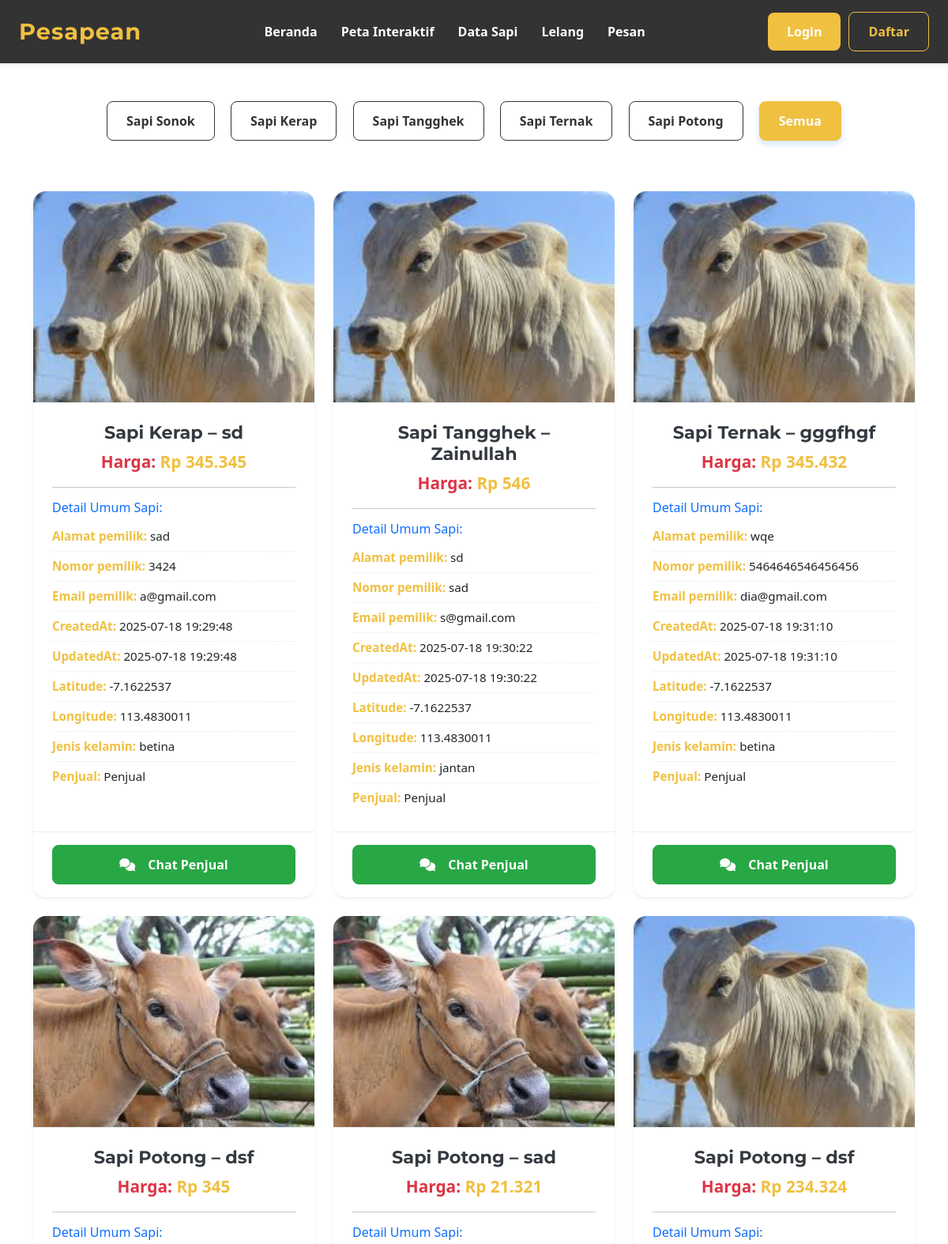
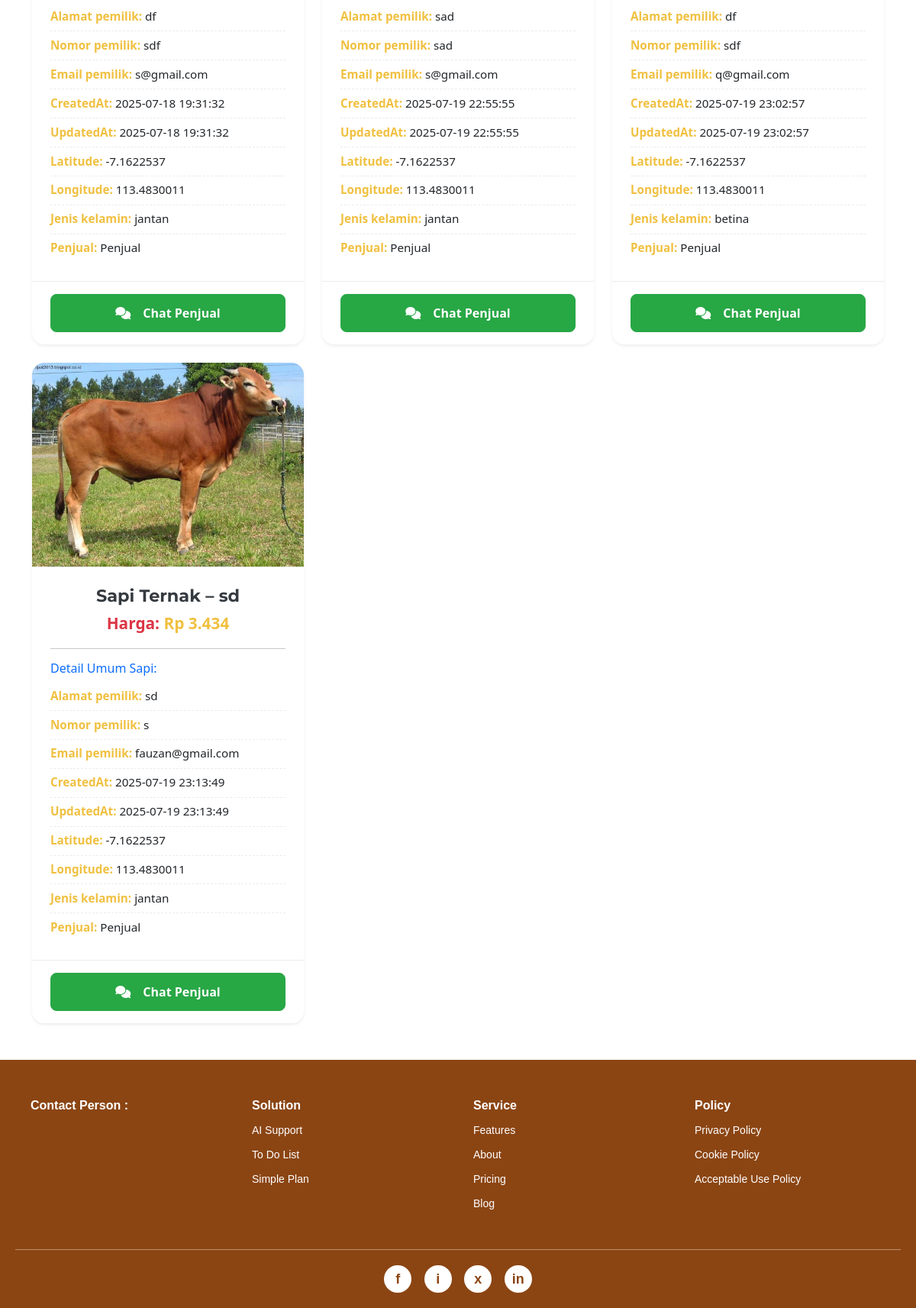
Before: /pembeli/data_sapi.php with the older database file (2 pictures, top to bottom).
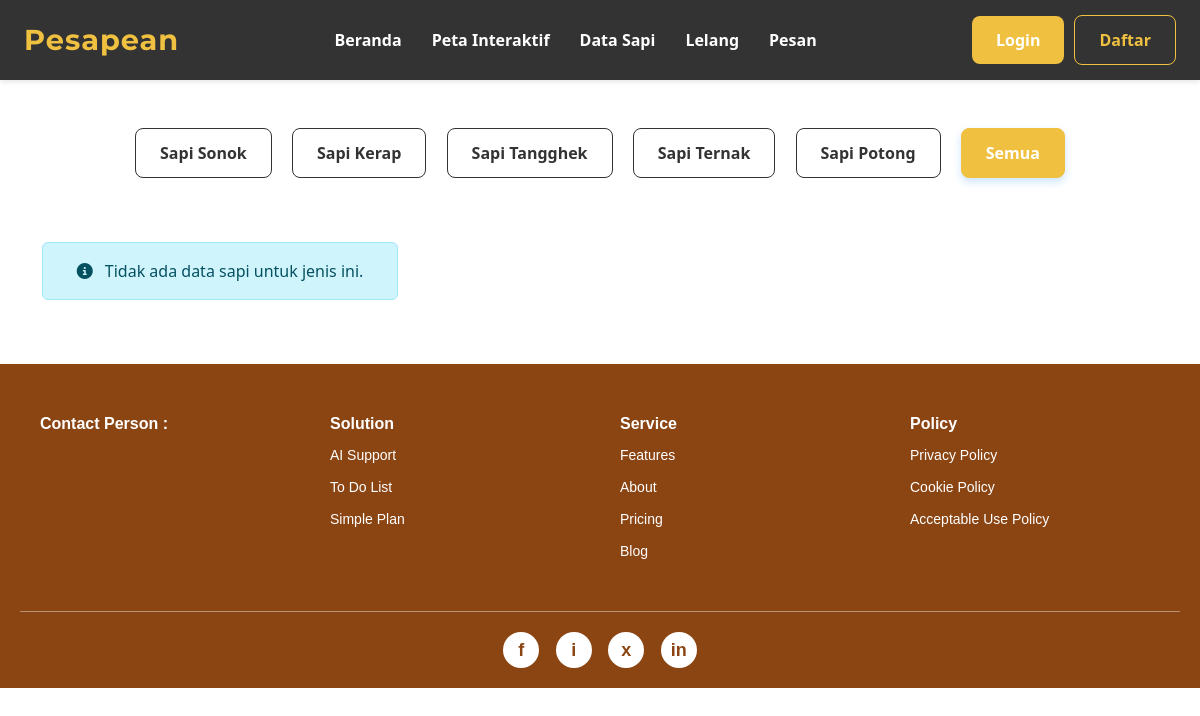
After: the same page with the newer database file.
### tables this page shows
CREATE TABLE `data_sapi` (
  `id_sapi` int(11) NOT NULL,
  `id_macamSapi` int(11) DEFAULT NULL,
  `foto_sapi` varchar(255) DEFAULT NULL,
  `harga_sapi` int(11) DEFAULT NULL,
  `nama_pemilik` varchar(100) DEFAULT NULL,
  `alamat_pemilik` varchar(255) DEFAULT NULL,
  `nomor_pemilik` varchar(20) DEFAULT NULL,
  `email_pemilik` varchar(100) DEFAULT NULL,
  `createdAt` datetime DEFAULT NULL,
  `updatedAt` datetime DEFAULT NULL,
  `latitude` varchar(50) DEFAULT NULL,
  `longitude` varchar(50) DEFAULT NULL,
  `jenis_kelamin` enum('jantan','betina') DEFAULT NULL,
  `id_user_penjual` int(11) DEFAULT NULL
);

CREATE TABLE `macamsapi` (
  `id_macamSapi` int(11) NOT NULL,
  `name` varchar(100) DEFAULT NULL
);

CREATE TABLE `users` (
  `id_user` int(11) NOT NULL,
  `username` varchar(50) DEFAULT NULL,
  `email` varchar(100) DEFAULT NULL,
  `password` varchar(100) DEFAULT NULL,
  `createdAt` datetime DEFAULT NULL,
  `updateAt` datetime DEFAULT NULL,
  `id_role` int(11) DEFAULT NULL
);

### pembeli/data_sapi.php (the view, shortened to what the changed rows need)
<?php
include '../koneksi.php';
$jenis_filter = isset($_GET['jenis']) ? $_GET['jenis'] : 'all';
$jenis_map = [
    'sonok' => 1,
    'kerap' => 2,
    'tangghek' => 3,
    'ternak' => 4,
    'potong' => 5,
];
$query = "SELECT ds.*, ms.name AS jenis_sapi, u.username AS username_penjual FROM data_sapi ds
          LEFT JOIN macamSapi ms ON ds.id_macamSapi = ms.id_macamSapi
          LEFT JOIN users u ON ds.id_user_penjual = u.id_user";
if ($jenis_filter != 'all' && isset($jenis_map[$jenis_filter])) {
    $id_m = $jenis_map[$jenis_filter];
    $stmt = mysqli_prepare($koneksi, $query . " WHERE ds.id_macamSapi = ?");
    mysqli_stmt_bind_param($stmt, "i", $id_m);
    mysqli_stmt_execute($stmt);
    $result = mysqli_stmt_get_result($stmt);
} else {
    $result = mysqli_query($koneksi, $query);
}
?>
<!DOCTYPE html>
<html lang="id">
<head>
    <link rel="stylesheet" href="../style.css">
    <link rel="stylesheet" href="https://cdnjs.cloudflare.com/ajax/libs/font-awesome/6.5.0/css/all.min.css" />
    <link href="https://cdn.jsdelivr.net/npm/bootstrap@5.3.3/dist/css/bootstrap.min.css" rel="stylesheet">
</head>
<body>
    <div class="text-center mt-3">
        <?php foreach ($jenis_map as $jk => $idm): ?>
            <a href="?jenis=<?= $jk ?>" class="btn btn-filter <?= ($jenis_filter == $jk) ? 'active' : '' ?>">
                Sapi <?= ucfirst($jk) ?>
            </a>
        <?php endforeach; ?>
        <a href="?jenis=all" class="btn btn-filter <?= ($jenis_filter == 'all') ? 'active' : '' ?>">
            Semua
        </a>
    </div>
    <div class="container mt-4">
        <div class="row row-cols-1 row-cols-md-2 row-cols-lg-3 g-4">
            <?php if (mysqli_num_rows($result) > 0): ?>
                <?php while ($r = mysqli_fetch_assoc($result)): ?>
                    <div class="col">
                        <div class="card h-100 shadow-sm custom-card">
                            <div class="card-img-top-container">
                                <?php if (!empty($r['foto_sapi']) && file_exists("../uploads_sapi/{$r['foto_sapi']}")): ?>
                                    <img src="../uploads_sapi/<?= htmlspecialchars($r['foto_sapi']) ?>" class="card-img-top" alt="Foto Sapi <?= htmlspecialchars($r['jenis_sapi']) ?>">
                                <?php else: ?>
                                    <div class="no-image-placeholder">
                                        <i class="fas fa-image"></i><span>Tidak ada foto</span>
                                    </div>
                                <?php endif; ?>
                            </div>
                            <div class="card-body">
                                <h5 class="card-title text-center mb-2"><?= htmlspecialchars($r['jenis_sapi'] ?? '') ?> – <?= htmlspecialchars($r['nama_pemilik'] ?? '') ?></h5>
                                <p class="card-text text-center price-tag">
                                    <strong style="color:var(--danger-color);">Harga:</strong> Rp <?= number_format($r['harga_sapi'] ?? 0, 0, ',', '.') ?>
                                </p>
                                <hr class="my-3">
                                <h6 class="text-primary mb-2">Detail Umum Sapi:</h6>
                                <ul class="list-unstyled detail-list">
                                    <?php
                                    $excluded_keys = ['id_sapi', 'id_macamSapi', 'foto_sapi', 'harga_sapi', 'jenis_sapi', 'nama_pemilik', 'contact_person', 'id_user_penjual', 'username_penjual'];
                                    foreach ($r as $key => $val):
                                        if (!in_array($key, $excluded_keys)):
                                            $display_key = ucfirst(str_replace('_', ' ', $key));
                                            echo "<li><strong>" . htmlspecialchars($display_key) . ":</strong> " . htmlspecialchars($val ?? '') . "</li>";
                                        endif;
                                    endforeach;
                                    ?>
                                    <li><strong>Penjual:</strong> <?= htmlspecialchars($r['username_penjual'] ?? 'N/A') ?></li>
                                </ul>
                            </div>
                            <div class="card-footer text-center">
                                <a href="chat.php?sapi_id=<?= htmlspecialchars($r['id_sapi']) ?>&recipient_id=<?= htmlspecialchars($r['id_user_penjual']) ?>" class="btn btn-success w-100">
                                    <i class="fas fa-comments me-2"></i> Chat Penjual
                                </a>
                            </div>
                        </div>
                    </div>
                <?php endwhile; ?>
            <?php else: ?>
                <div class="col-12">
                    <div class="alert alert-info text-center" role="alert">
                        <i class="fas fa-info-circle me-2"></i> Tidak ada data sapi untuk jenis ini.
                    </div>
                </div>
            <?php endif; ?>
        </div>
    </div>
</body>
</html>

Changed rows visible on the page:
removed data_sapi: foto_sapi (picture), id_macamSapi.name "Sapi Kerap", nama_pemilik "sd", harga_sapi "345.345", display_key "Alamat pemilik", alamat_pemilik "sad", display_key "Nomor pemilik", nomor_pemilik "3424", display_key "Email pemilik", email_pemilik "a@gmail.com", display_key "CreatedAt", createdAt "2025-07-18 19:29:48", display_key "UpdatedAt", updatedAt "2025-07-18 19:29:48", display_key "Latitude", latitude "-7.1622537", display_key "Longitude", longitude "113.4830011", display_key "Jenis kelamin", jenis_kelamin "betina", id_user_penjual.username "Penjual"
removed data_sapi: foto_sapi (picture), id_macamSapi.name "Sapi Tangghek", nama_pemilik "Zainullah", harga_sapi "546", display_key "Alamat pemilik", alamat_pemilik "sd", display_key "Nomor pemilik", nomor_pemilik "sad", display_key "Email pemilik", email_pemilik "s@gmail.com", display_key "CreatedAt", createdAt "2025-07-18 19:30:22", display_key "UpdatedAt", updatedAt "2025-07-18 19:30:22", display_key "Latitude", latitude "-7.1622537", display_key "Longitude", longitude "113.4830011", display_key "Jenis kelamin", jenis_kelamin "jantan", id_user_penjual.username "Penjual"
removed data_sapi: foto_sapi (picture), id_macamSapi.name "Sapi Ternak", nama_pemilik "gggfhgf", harga_sapi "345.432", display_key "Alamat pemilik", alamat_pemilik "wqe", display_key "Nomor pemilik", nomor_pemilik "5464646546456456", display_key "Email pemilik", email_pemilik "dia@gmail.com", display_key "CreatedAt", createdAt "2025-07-18 19:31:10", display_key "UpdatedAt", updatedAt "2025-07-18 19:31:10", display_key "Latitude", latitude "-7.1622537", display_key "Longitude", longitude "113.4830011", display_key "Jenis kelamin", jenis_kelamin "betina", id_user_penjual.username "Penjual"
removed data_sapi: foto_sapi (picture), id_macamSapi.name "Sapi Potong", nama_pemilik "dsf", harga_sapi "345", display_key "Alamat pemilik", alamat_pemilik "df", display_key "Nomor pemilik", nomor_pemilik "sdf", display_key "Email pemilik", email_pemilik "s@gmail.com", display_key "CreatedAt", createdAt "2025-07-18 19:31:32", display_key "UpdatedAt", updatedAt "2025-07-18 19:31:32", display_key "Latitude", latitude "-7.1622537", display_key "Longitude", longitude "113.4830011", display_key "Jenis kelamin", jenis_kelamin "jantan", id_user_penjual.username "Penjual"
removed data_sapi: foto_sapi (picture), id_macamSapi.name "Sapi Potong", nama_pemilik "sad", harga_sapi "21.321", display_key "Alamat pemilik", alamat_pemilik "sad", display_key "Nomor pemilik", nomor_pemilik "sad", display_key "Email pemilik", email_pemilik "s@gmail.com", display_key "CreatedAt", createdAt "2025-07-19 22:55:55", display_key "UpdatedAt", updatedAt "2025-07-19 22:55:55", display_key "Latitude", latitude "-7.1622537", display_key "Longitude", longitude "113.4830011", display_key "Jenis kelamin", jenis_kelamin "jantan", id_user_penjual.username "Penjual"
removed data_sapi: foto_sapi (picture), id_macamSapi.name "Sapi Potong", nama_pemilik "dsf", harga_sapi "234.324", display_key "Alamat pemilik", alamat_pemilik "df", display_key "Nomor pemilik", nomor_pemilik "sdf", display_key "Email pemilik", email_pemilik "q@gmail.com", display_key "CreatedAt", createdAt "2025-07-19 23:02:57", display_key "UpdatedAt", updatedAt "2025-07-19 23:02:57", display_key "Latitude", latitude "-7.1622537", display_key "Longitude", longitude "113.4830011", display_key "Jenis kelamin", jenis_kelamin "betina", id_user_penjual.username "Penjual"
removed data_sapi: foto_sapi (picture), id_macamSapi.name "Sapi Ternak", nama_pemilik "sd", harga_sapi "3.434", display_key "Alamat pemilik", alamat_pemilik "sd", display_key "Nomor pemilik", nomor_pemilik "s", display_key "Email pemilik", email_pemilik "fauzan@gmail.com", display_key "CreatedAt", createdAt "2025-07-19 23:13:49", display_key "UpdatedAt", updatedAt "2025-07-19 23:13:49", display_key "Latitude", latitude "-7.1622537", display_key "Longitude", longitude "113.4830011", display_key "Jenis kelamin", jenis_kelamin "jantan", id_user_penjual.username "Penjual"
Other visible differences:
text now shown: "Tidak ada data sapi untuk jenis ini."
